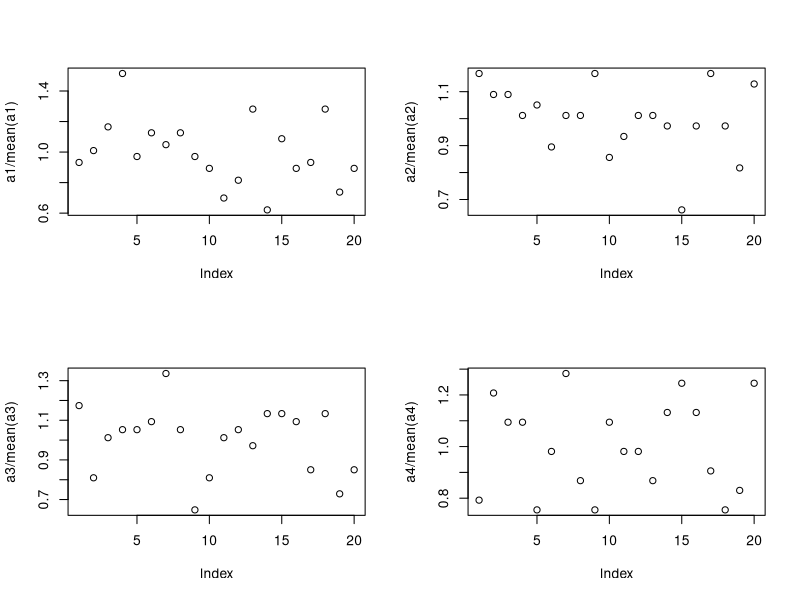

The R source for this figure:
#Page 46

 a1 = rpois(20, lambda = 25)
 a2 = rpois(20, lambda = 25)
 a3 = rpois(20, lambda = 25)
 a4 = rpois(20, lambda = 25)

 par(mfrow = c(2,2))
 plot(a1/mean(a1))
 plot(a2/mean(a2))
 plot(a3/mean(a3))
 plot(a4/mean(a4))
